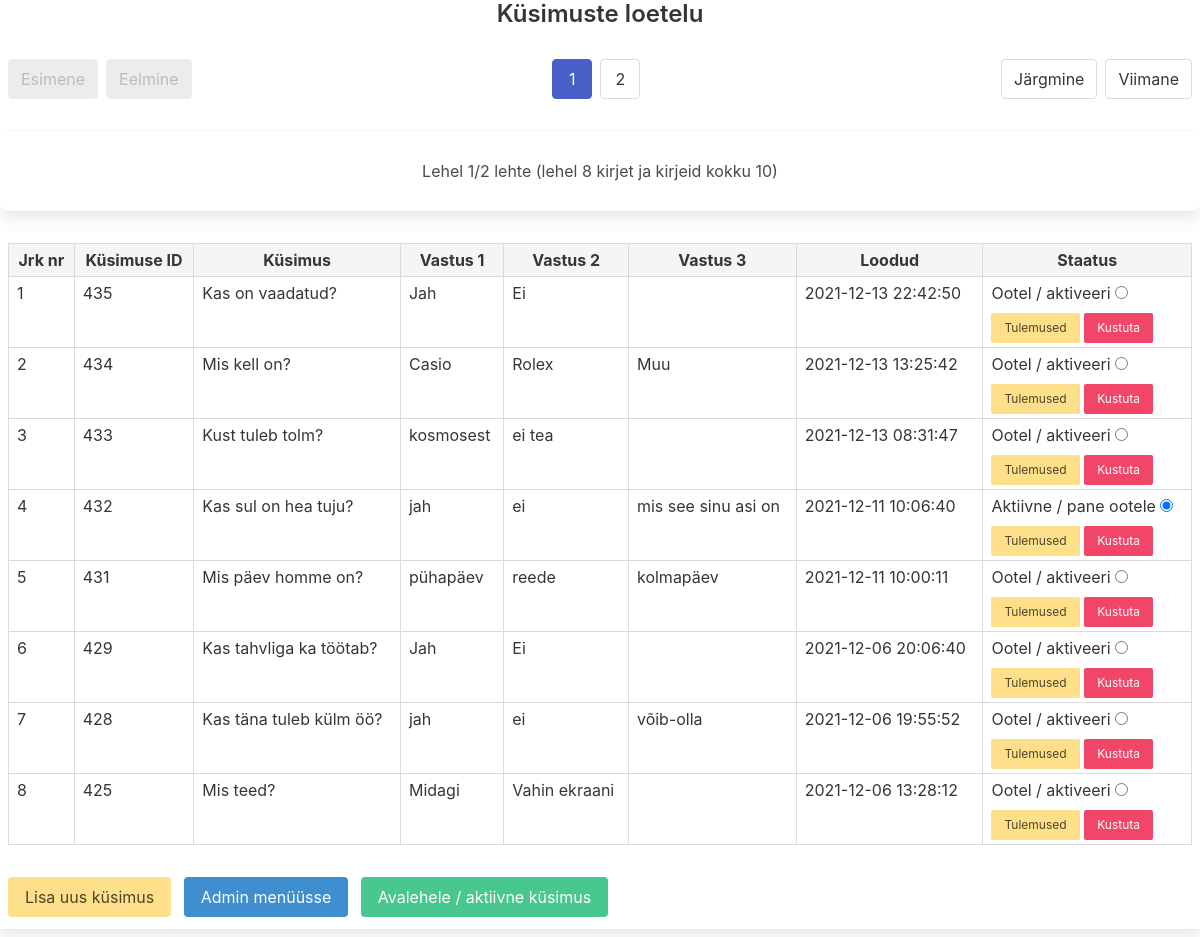
Page /questions_view.php on the committed database.
### tables this page shows
CREATE TABLE `questions` (
  `id_q` int(11) UNSIGNED NOT NULL,
  `question` varchar(255) NOT NULL,
  `answer_1` varchar(100) NOT NULL,
  `answer_2` varchar(100) NOT NULL,
  `answer_3` varchar(100) NOT NULL,
  `created` timestamp NOT NULL DEFAULT CURRENT_TIMESTAMP,
  `status` int(1) NOT NULL DEFAULT '0'
);

### pagination.php (called while the page is built, shortened)
<?php
try {
    $connection = new PDO($dsn, USERNAME, PASSWORD, $options);
    $connection->exec('SET NAMES utf8');
    $sql = 'SELECT COUNT(*) AS total FROM questions';
    $statement = $connection->prepare($sql);
    $statement->execute();
    $total = $statement->fetch(PDO::FETCH_ASSOC);
    $total = $total['total'];
} catch (PDOException $error) {
    $note_error = 'Viga andmebaasist lugemisel: <br /> ' . ($error->getMessage());
}
if($total > 0) {
    if(isset($_GET['page'])) {
        $page = $_GET['page'];
    } else {
        $page = 1;
    }
} else {
    $page = 1;
}
$totalRows = $total;
$pageCount = (int)ceil($totalRows / MAXPERPAGE);
$nextStart = $page * MAXPERPAGE;
$start = $nextStart - MAXPERPAGE;
if($pageCount < MAX_BUTTONS) {
    $btnStart = 1;
    $btnEnd = $pageCount;
}
?>

### config/common.php (called while the page is built, shortened)
<?php
function escape($html) {
    return htmlspecialchars($html, ENT_QUOTES | ENT_SUBSTITUTE, 'UTF-8');
}

### questions_view.php (the view, shortened to what this page needs)
<?php
require 'config/config.php';
require 'config/common.php';
require 'pagination.php';
require 'templates/header.php';
try {
    $connection = new PDO($dsn, USERNAME, PASSWORD, $options);
    $connection->exec('SET NAMES utf8');
    $sql = 'SELECT * FROM questions ORDER BY id_q DESC LIMIT ' . $start . ', ' . MAXPERPAGE;
    $statement = $connection->prepare($sql);
    $statement->execute();
    $questions = $statement->fetchAll();
} catch (PDOException $error) {
    $note_error = 'Viga andmebaasist lugemisel!' . ('<br /> SQL: <strong>' . $sql . '</strong><br />' . $error->getMessage());
}
?>
<h1 class="title is-4 has-text-centered">Küsimuste loetelu</h1>
<?php require 'templates/pagination.php'; ?>
<div class="columns is-centered">
    <div class="column box m-2">
        <div class="table-container">
            <table class="table is-bordered is-narrow is-hoverable is-fullwidth">
                <thead class="has-text-centered has-background-light">
                    <tr>
                        <th>Jrk nr</th>
                        <th>Küsimuse ID</th>
                        <th>Küsimus</th>
                        <th>Vastus 1</th>
                        <th>Vastus 2</th>
                        <th>Vastus 3</th>
                        <th>Loodud</th>
                        <th>Staatus</th>
                    </tr>
                </thead>
                <tbody>
                    <?php $jrk = $start + 1; ?>
                    <?php foreach ($questions as $row) : ?>
                        <tr>
                            <td> <?php echo $jrk ?> </td>
                            <td> <?php echo $row['id_q']; ?> </td>
                            <td> <?php echo escape($row['question']); ?> </td>
                            <td> <?php echo escape($row['answer_1']); ?> </td>
                            <td> <?php echo escape($row['answer_2']); ?> </td>
                            <td> <?php echo escape($row['answer_3']); ?> </td>
                            <td> <?php echo escape($row['created']); ?> </td>
                            <?php if ($row['status'] == 0) { ?>
                                <td>
                                    <label for="status_0"> Ootel / aktiveeri </label>
                                    <input id="status_0" type="radio" name="status" onclick="location.href='questions_view.php?id=<?php echo $row['id_q']; ?>&status=1'"><br>
                                    <a href="poll_result.php?id=<?php echo $row['id_q']; ?>" class="button is-small is-warning mt-2"> Tulemused </a>
                                    <a href="question_delete.php?id=<?php echo $row['id_q']; ?>" onclick="return confirm('Kas soovid küsimust: <?php echo $row['question']; ?>  kustutada?')" class="button is-small is-danger mt-2"> Kustuta </a>
                                </td>
                            <?php } elseif ($row['status'] == 1) { ?>
                                <td>
                                    <label for="status_1"> Aktiivne / pane ootele </label>
                                    <input id="status_1" type="radio" name="status" checked onclick="location.href='questions_view.php?id=<?php echo $row['id_q']; ?>&status=0'"><br>
                                    <a href="poll_result.php?id=<?php echo $row['id_q']; ?>" class="button is-small is-warning mt-2"> Tulemused </a>
                                    <a href="question_delete.php?id=<?php echo $row['id_q']; ?>" onclick="return confirm('Kas soovid küsimust: <?php echo $row['question']; ?>  kustutada?')" class="button is-small is-danger mt-2"> Kustuta </a>
                                </td>
                            <?php
                            } ?>
                        </tr>
                    <?php
                        $jrk++;
                    endforeach;
                    ?>
                </tbody>
            </table>
            <button class="button is-link is-warning mt-2" onclick="location.href='question_create_new.php'">Lisa uus küsimus</button>
            <button class="button is-link is-info mt-2 ml-2" onclick="location.href='admin.php'">Admin menüüsse</button>
            <button class="button is-link is-success mt-2 ml-2" onclick="location.href='index.php'">Avalehele / aktiivne küsimus</button>
        </div>
    </div>
</div>
<?php require 'templates/footer.php'; ?>

### templates/header.php (shortened to what this page needs)
<!DOCTYPE html>
<html lang="en">
<head>
    <link rel="stylesheet" href="css/bulma.min.css">
</head>
<body>

### templates/pagination.php
<div class="columns">
    <div class="column m-2">
        <nav class="pagination is-centered" role="navigation" aria-label="pagination">
            <a href="?page=1" class="pagination-previous is-disabled" <?php echo ($page == 1) ? 'disabled' : null; ?>>Esimene</a>
            <a href="?page=<?php echo (($page - 1) == 0) ? "1" : ($page - 1); ?>" class="pagination-previous is-disabled" <?php echo ($page == 1) ? 'disabled' : null; ?>>Eelmine</a>
            <a href="?page=<?php echo (($page + 1) > $pageCount) ? $pageCount : $page + 1; ?>" class="pagination-next" <?php echo ($page >= $pageCount) ? 'disabled' : null; ?>>Järgmine</a>
            <a href="?page=<?php echo $pageCount; ?>" class="pagination-next" <?php echo ($page >= $pageCount) ? 'disabled' : null; ?>>Viimane</a>
            <ul class="pagination-list">
                <?php
                for ($i = $btnStart; $i <= $btnEnd; $i++) {
                ?>
                    <li>
                        <a href="?page=<?php echo $i; ?>" class="pagination-link <?php echo ($page == $i) ? 'is-current' : null; ?>" aria-label="Page <?php echo $i; ?>" aria-current="page"><?php echo $i; ?></a>
                    </li>
                <?php
                }
                ?>
            </ul>
        </nav>
    </div>
</div>
<div class="box has-text-centered">
    <p class="m-2">Lehel <?php echo $page; ?>/<?php echo $pageCount;
        echo ($pageCount == 1 ? ' leht' : ' lehte') ?> (lehel <?php echo count($questions);
            echo (count($questions) == 1 ? ' kirje' : ' kirjet') ?> ja kirjeid kokku <?php echo $totalRows; ?>)</p>
</div>

### templates/footer.php
</body>
</html>

### rows in the picture
questions: id_q "435", question "Kas on vaadatud?", answer_1 "Jah", answer_2 "Ei", created "2021-12-13 22:42:50"
questions: id_q "434", question "Mis kell on?", answer_1 "Casio", answer_2 "Rolex", answer_3 "Muu", created "2021-12-13 13:25:42"
questions: id_q "433", question "Kust tuleb tolm?", answer_1 "kosmosest", answer_2 "ei tea", created "2021-12-13 08:31:47"
questions: id_q "432", question "Kas sul on hea tuju?", answer_1 "jah", answer_2 "ei", answer_3 "mis see sinu asi on", created "2021-12-11 10:06:40"
questions: id_q "431", question "Mis päev homme on?", answer_1 "pühapäev", answer_2 "reede", answer_3 "kolmapäev", created "2021-12-11 10:00:11"
questions: id_q "429", question "Kas tahvliga ka töötab?", answer_1 "Jah", answer_2 "Ei", created "2021-12-06 20:06:40"
questions: id_q "428", question "Kas täna tuleb külm öö?", answer_1 "jah", answer_2 "ei", answer_3 "võib-olla", created "2021-12-06 19:55:52"
questions: id_q "425", question "Mis teed?", answer_1 "Midagi", answer_2 "Vahin ekraani", created "2021-12-06 13:28:12"

### other values in the picture
$page "1"
$pageCount "2"
count($questions) "8"
$totalRows "10"
